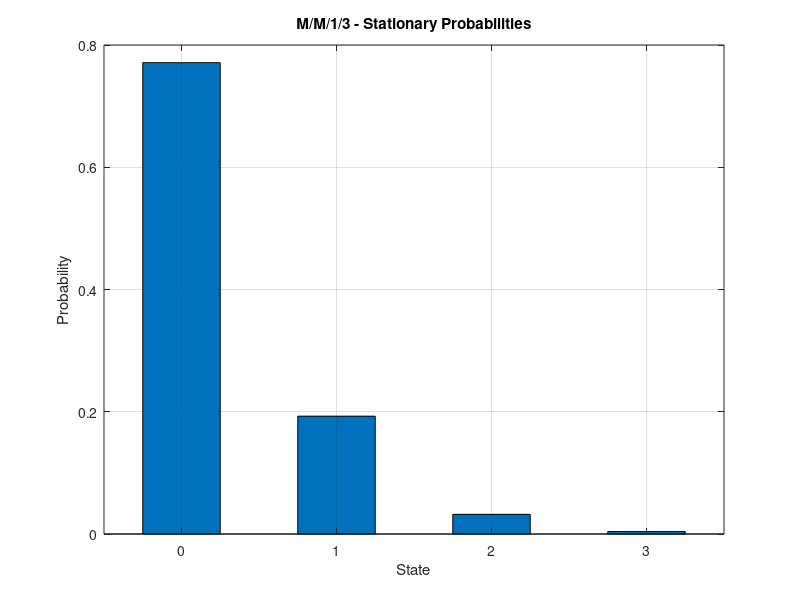
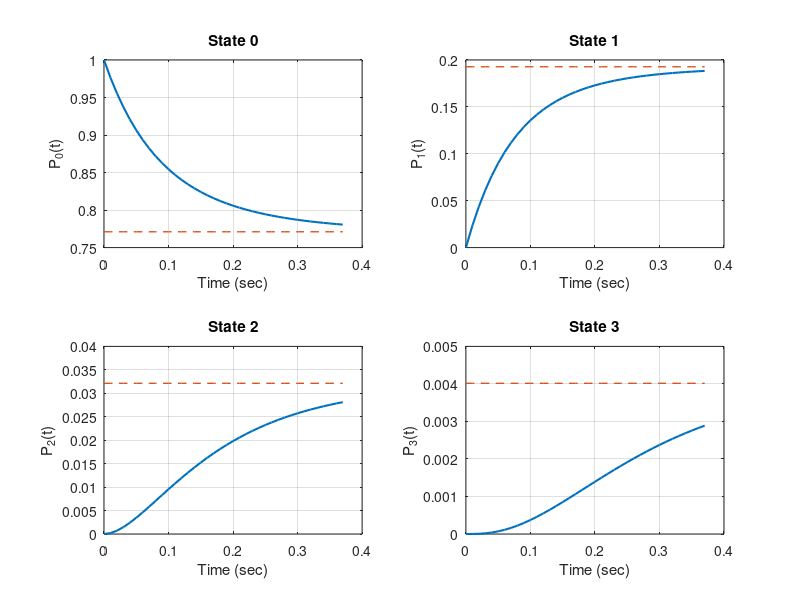

Reproduce these figures in MATLAB, in order.
clc;
clear all;
close all;
format long g;

pkg load queueing;

% Part 3: Birth-death process for M/M/1/3
% lambda_i = lambda / (i + 2), i = 0,1,2
% mu_i = mu, independent of state
% lambda = 5 customers/sec
% mu = 10 customers/sec
% Initial state: empty system

lambda = 5;
mu = 10;

states = [0, 1, 2, 3];
K = 3;

% Initial probability vector: system starts empty
initial_state = [1, 0, 0, 0];

% Birth and death rates
% State mapping:
% 0 -> 1 : lambda/2
% 1 -> 2 : lambda/3
% 2 -> 3 : lambda/4
births_B = [lambda / 2, lambda / 3, lambda / 4];
deaths_D = [mu, mu, mu];

% -------------------------------------------------------------------------
% (i) Transition-rate matrix (generator matrix)
% -------------------------------------------------------------------------
transition_matrix = ctmcbd(births_B, deaths_D);

fprintf("Transition-rate matrix Q:\n");
disp(transition_matrix);

% -------------------------------------------------------------------------
% (ii) Ergodic probabilities with ctmc(Q)
%     Also compute the theoretical probabilities from balance equations
% -------------------------------------------------------------------------
P_octave = ctmc(transition_matrix);

ratios = zeros(1, K + 1);
ratios(1) = 1;

for n = 2 : (K + 1)
  ratios(n) = ratios(n - 1) * births_B(n - 1) / deaths_D(n - 1);
endfor

P_theory = ratios / sum(ratios);

fprintf("Theoretical stationary probabilities:\n");
disp(P_theory);

fprintf("Octave stationary probabilities:\n");
disp(P_octave);

fprintf("Comparison table [state, P_theory, P_octave, abs_error]:\n");
comparison_table = [states(:), P_theory(:), P_octave(:), abs(P_theory(:) - P_octave(:))];
disp(comparison_table);

% Plot stationary probabilities
figure(1);
bar(states, P_octave, 0.5);
grid on;
xlabel("State");
ylabel("Probability");
title("M/M/1/3 - Stationary Probabilities");

% -------------------------------------------------------------------------
% (iii) Blocking probability
% -------------------------------------------------------------------------
blocking_probability = P_octave(end);

fprintf("Blocking probability P_block = P3 = %.12f\n", blocking_probability);

% -------------------------------------------------------------------------
% (iv) Mean number of customers in the system
% -------------------------------------------------------------------------
mean_clients = sum(states .* P_octave);

fprintf("Mean number of customers E[n(t)] = %.12f\n", mean_clients);

% -------------------------------------------------------------------------
% (v) Mean number of customers served in 60 sec after equilibrium
% Throughput at equilibrium = sum over states of (service rate in state i)*P_i
% For states 1,2,3 service rate is mu; for state 0 it is 0
% -------------------------------------------------------------------------
service_rates_by_state = [0, deaths_D];
throughput_equilibrium = sum(service_rates_by_state .* P_octave);
avg_served_60 = throughput_equilibrium * 60;

fprintf("Equilibrium throughput = %.12f customers/sec\n", throughput_equilibrium);
fprintf("Mean customers served in 60 sec = %.12f\n", avg_served_60);

% -------------------------------------------------------------------------
% (vi) Transient probabilities until all state probabilities are within 1%
%      of the stationary probabilities
% -------------------------------------------------------------------------
tolerance = 0.01;
dt = 0.01;
tmax = 20;

time_values = 0 : dt : tmax;
n_times = numel(time_values);
n_states = numel(states);

prob_history = zeros(n_times, n_states);
convergence_index = n_times;

for idx = 1 : n_times
  t = time_values(idx);
  P_t = ctmc(transition_matrix, t, initial_state);
  prob_history(idx, :) = P_t;

  if all(abs(P_t - P_octave) < tolerance)
    convergence_index = idx;
    break;
  endif
endfor

time_values = time_values(1 : convergence_index);
prob_history = prob_history(1 : convergence_index, :);

convergence_time = time_values(end);

fprintf("Time until all probabilities are within 1%% of steady state: %.4f sec\n", convergence_time);

figure(2);

for s = 1 : n_states
  subplot(2, 2, s);
  plot(time_values, prob_history(:, s), "linewidth", 1.5);
  hold on;
  plot(time_values, P_octave(s) * ones(size(time_values)), "--", "linewidth", 1.0);
  grid on;
  xlabel("Time (sec)");
  ylabel(sprintf("P_%d(t)", states(s)));
  title(sprintf("State %d", states(s)));
endfor
